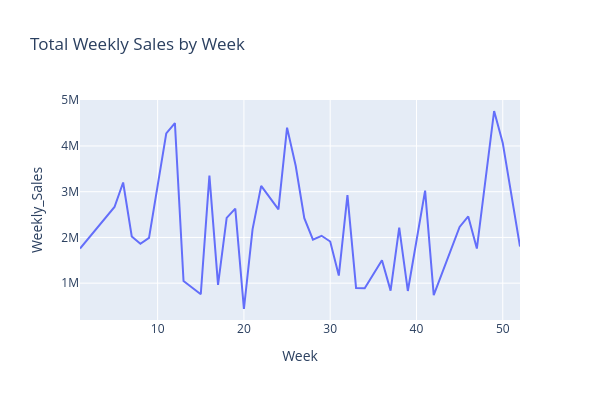

Notebook cell for this chart:
### Code cell
orders_week_by_weekly_sales=df.groupby(['Week'])[['Weekly_Sales']].sum()
orders_week_by_weekly_sales.sort_values(by='Weekly_Sales',ascending= False)
fig = px.line(orders_week_by_weekly_sales, x=orders_week_by_weekly_sales.index, y='Weekly_Sales', title="Total Weekly Sales by week", width=WIDTH, height=HEIGHT)
fig = px.scatter(orders_week_by_weekly_sales, x=orders_week_by_weekly_sales.index, y='Weekly_Sales', title="Total Weekly Sales by week", width=WIDTH, height=HEIGHT)
#fig.update_traces(marker=dict(size=12, color='LightSkyBlue', line=dict(width=2, color='DarkSlateGrey')), selector=dict(mode='markers'))
fig.update_layout(margin=dict(l=MARGIN, r=MARGIN, t=MARGIN, b=MARGIN))
px.density_heatmap(orders_week_by_weekly_sales, x=orders_week_by_weekly_sales.index, y='Weekly_Sales', nbinsx=20, nbinsy=10, width=WIDTH, height=HEIGHT)
px.box(df, x='Week', y='Weekly_Sales', width=WIDTH, height=HEIGHT)
fig = px.line(orders_week_by_weekly_sales, x=orders_week_by_weekly_sales.index, y='Weekly_Sales', title="Total Weekly Sales by Week", width=WIDTH, height=HEIGHT)
fig.show()

### Figure 1 — Plotly figure (JSON) as saved in the notebook; plotly's stock layout.template omitted (floating-point values rounded to 4 significant figures)
{"data": [{"hovertemplate": "Week=%{x}<br>Weekly_Sales=%{y}<extra></extra>", "legendgroup": "", "line": {"color": "#636efa", "dash": "solid"}, "marker": {"symbol": "circle"}, "mode": "lines", "name": "", "orientation": "v", "showlegend": false, "type": "scatter", "x": [1, 5, 6, 7, 8, 9, 11, 12, 13, 15, 16, 17, 18, 19, 20, 21, 22, 24, 25, 26, 27, 28, 29, 30, 31, 32, 33, 34, 36, 37, 38, 39, 41, 42, 45, 46, 47, 49, 50, 52], "xaxis": "x", "y": [1758000.0, 2665000.0, 3200000.0, 2021000.0, 1862000.0, 1990000.0, 4274000.0, 4501000.0, 1046000.0, 757700.0, 3352000.0, 961200.0, 2426000.0, 2631000.0, 435400.0, 2177000.0, 3128000.0, 2613000.0, 4401000.0, 3567000.0, 2420000.0, 1954000.0, 2036000.0, 1910000.0, 1166000.0, 2926000.0, 895100.0, 888800.0, 1501000.0, 836700.0, 2213000.0, 829200.0, 3024000.0, 737900.0, 2229000.0, 2458000.0, 1757000.0, 4764000.0, 4067000.0, 1800000.0], "yaxis": "y"}], "layout": {"height": 400, "legend": {"tracegroupgap": 0}, "title": {"text": "Total Weekly Sales by Week"}, "width": 600, "xaxis": {"anchor": "y", "domain": [0, 1], "title": {"text": "Week"}}, "yaxis": {"anchor": "x", "domain": [0, 1], "title": {"text": "Weekly_Sales"}}}}
